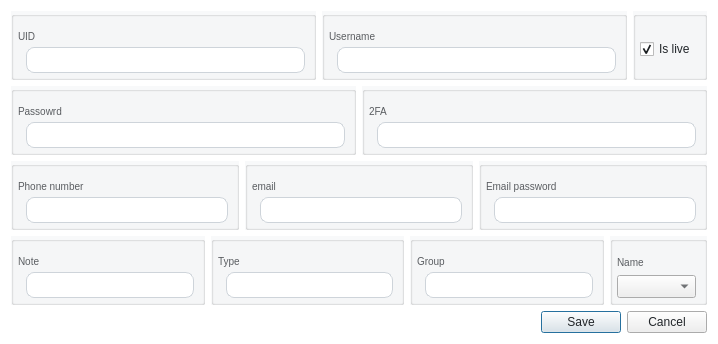
<?xml version="1.0" encoding="UTF-8"?>
<ui version="4.0">
 <class>Dialog_Profile</class>
 <widget class="QDialog" name="Dialog_Profile">
  <property name="geometry">
   <rect>
    <x>0</x>
    <y>0</y>
    <width>718</width>
    <height>344</height>
   </rect>
  </property>
  <property name="windowTitle">
   <string>Dialog</string>
  </property>
  <property name="styleSheet">
   <string notr="true">#Dialog_Profile {
  font-family: &quot;Courier New&quot;;
  background-color: #FFFFFF;
}
QGroupBox {
  font-family: &quot;Courier New&quot;;
  font-size: 13px;
  background-color: rgba(248, 249, 250, 1);
}
QLineEdit {
  padding: 4px 0;
  border: 1px solid #ced4da;
  border-radius: 8px;
  margin-left: 8px;
  padding-left: 4px;
  background-color: #FFFFFF;
  color:#212529;
}
QPlainTextEdit {
	background-color: #FFFFFF;
  color:#212529;
}
QLabel {
  font-family: &quot;Courier New&quot;;
  font-size: 13px;
  color: rgb(90, 93, 97);
}
QRadioButton {
  font-family: &quot;Courier New&quot;;
  font-size: 13px;
  color: #212529;
}
QComboBox {
  font-family: &quot;Courier New&quot;;
  font-size: 13px;
  color: #212529;
}
QPushButton {
  color: #212529;
}

QCheckBox{
  color: #212529;
}</string>
  </property>
  <layout class="QVBoxLayout" name="verticalLayout">
   <item>
    <layout class="QHBoxLayout" name="section_1_layout">
     <item>
      <widget class="QGroupBox" name="uid_container">
       <property name="title">
        <string/>
       </property>
       <layout class="QVBoxLayout" name="verticalLayout_2">
        <property name="leftMargin">
         <number>4</number>
        </property>
        <property name="topMargin">
         <number>8</number>
        </property>
        <property name="rightMargin">
         <number>8</number>
        </property>
        <property name="bottomMargin">
         <number>4</number>
        </property>
        <item>
         <layout class="QVBoxLayout" name="uid_container_layout">
          <property name="spacing">
           <number>0</number>
          </property>
          <item>
           <widget class="QLabel" name="uid_label">
            <property name="styleSheet">
             <string notr="true">font-size: 10px</string>
            </property>
            <property name="text">
             <string>UID</string>
            </property>
           </widget>
          </item>
          <item>
           <widget class="QLineEdit" name="uid_input"/>
          </item>
         </layout>
        </item>
       </layout>
      </widget>
     </item>
     <item>
      <widget class="QGroupBox" name="username_container">
       <property name="title">
        <string/>
       </property>
       <layout class="QVBoxLayout" name="verticalLayout_23">
        <property name="leftMargin">
         <number>4</number>
        </property>
        <property name="topMargin">
         <number>8</number>
        </property>
        <property name="rightMargin">
         <number>8</number>
        </property>
        <property name="bottomMargin">
         <number>4</number>
        </property>
        <item>
         <layout class="QVBoxLayout" name="username_container_layout">
          <property name="spacing">
           <number>0</number>
          </property>
          <item>
           <widget class="QLabel" name="username_label">
            <property name="styleSheet">
             <string notr="true">font-size: 10px</string>
            </property>
            <property name="text">
             <string>Username</string>
            </property>
           </widget>
          </item>
          <item>
           <widget class="QLineEdit" name="username_input"/>
          </item>
         </layout>
        </item>
       </layout>
      </widget>
     </item>
     <item>
      <widget class="QGroupBox" name="status_container">
       <property name="title">
        <string/>
       </property>
       <layout class="QVBoxLayout" name="verticalLayout_21">
        <property name="leftMargin">
         <number>4</number>
        </property>
        <property name="topMargin">
         <number>8</number>
        </property>
        <property name="rightMargin">
         <number>8</number>
        </property>
        <property name="bottomMargin">
         <number>4</number>
        </property>
        <item>
         <layout class="QVBoxLayout" name="status_container_layout">
          <property name="spacing">
           <number>0</number>
          </property>
          <item>
           <widget class="QCheckBox" name="status_checkbox">
            <property name="text">
             <string>Is live</string>
            </property>
            <property name="checked">
             <bool>true</bool>
            </property>
           </widget>
          </item>
         </layout>
        </item>
       </layout>
      </widget>
     </item>
    </layout>
   </item>
   <item>
    <layout class="QHBoxLayout" name="section_2_layout">
     <item>
      <widget class="QGroupBox" name="password_container">
       <property name="title">
        <string/>
       </property>
       <layout class="QVBoxLayout" name="verticalLayout_6">
        <property name="leftMargin">
         <number>4</number>
        </property>
        <property name="topMargin">
         <number>8</number>
        </property>
        <property name="rightMargin">
         <number>8</number>
        </property>
        <property name="bottomMargin">
         <number>4</number>
        </property>
        <item>
         <layout class="QVBoxLayout" name="password_container_layout">
          <property name="spacing">
           <number>0</number>
          </property>
          <item>
           <widget class="QLabel" name="password_label">
            <property name="styleSheet">
             <string notr="true">font-size: 10px</string>
            </property>
            <property name="text">
             <string>Passowrd</string>
            </property>
           </widget>
          </item>
          <item>
           <widget class="QLineEdit" name="password_input"/>
          </item>
         </layout>
        </item>
       </layout>
      </widget>
     </item>
     <item>
      <widget class="QGroupBox" name="two_fa_container">
       <property name="title">
        <string/>
       </property>
       <layout class="QVBoxLayout" name="verticalLayout_9">
        <property name="leftMargin">
         <number>4</number>
        </property>
        <property name="topMargin">
         <number>8</number>
        </property>
        <property name="rightMargin">
         <number>8</number>
        </property>
        <property name="bottomMargin">
         <number>4</number>
        </property>
        <item>
         <layout class="QVBoxLayout" name="two_fa_container_layout">
          <property name="spacing">
           <number>0</number>
          </property>
          <item>
           <widget class="QLabel" name="two_fa_label">
            <property name="styleSheet">
             <string notr="true">font-size: 10px</string>
            </property>
            <property name="text">
             <string>2FA</string>
            </property>
           </widget>
          </item>
          <item>
           <widget class="QLineEdit" name="two_fa_input"/>
          </item>
         </layout>
        </item>
       </layout>
      </widget>
     </item>
    </layout>
   </item>
   <item>
    <layout class="QHBoxLayout" name="section_3_layout">
     <item>
      <widget class="QGroupBox" name="phone_number_container">
       <property name="title">
        <string/>
       </property>
       <layout class="QVBoxLayout" name="verticalLayout_14">
        <property name="leftMargin">
         <number>4</number>
        </property>
        <property name="topMargin">
         <number>8</number>
        </property>
        <property name="rightMargin">
         <number>8</number>
        </property>
        <property name="bottomMargin">
         <number>4</number>
        </property>
        <item>
         <layout class="QVBoxLayout" name="phone_number_container_layout">
          <property name="spacing">
           <number>0</number>
          </property>
          <item>
           <widget class="QLabel" name="phone_number_label">
            <property name="styleSheet">
             <string notr="true">font-size: 10px</string>
            </property>
            <property name="text">
             <string>Phone number</string>
            </property>
           </widget>
          </item>
          <item>
           <widget class="QLineEdit" name="phone_number_input"/>
          </item>
         </layout>
        </item>
       </layout>
      </widget>
     </item>
     <item>
      <widget class="QGroupBox" name="email_container">
       <property name="title">
        <string/>
       </property>
       <layout class="QVBoxLayout" name="verticalLayout_5">
        <property name="leftMargin">
         <number>4</number>
        </property>
        <property name="topMargin">
         <number>8</number>
        </property>
        <property name="rightMargin">
         <number>8</number>
        </property>
        <property name="bottomMargin">
         <number>4</number>
        </property>
        <item>
         <layout class="QVBoxLayout" name="email_container_layout">
          <property name="spacing">
           <number>0</number>
          </property>
          <item>
           <widget class="QLabel" name="email_label">
            <property name="styleSheet">
             <string notr="true">font-size: 10px</string>
            </property>
            <property name="text">
             <string>email</string>
            </property>
           </widget>
          </item>
          <item>
           <widget class="QLineEdit" name="email_input"/>
          </item>
         </layout>
        </item>
       </layout>
      </widget>
     </item>
     <item>
      <widget class="QGroupBox" name="email_password_container">
       <property name="title">
        <string/>
       </property>
       <layout class="QVBoxLayout" name="verticalLayout_17">
        <property name="leftMargin">
         <number>4</number>
        </property>
        <property name="topMargin">
         <number>8</number>
        </property>
        <property name="rightMargin">
         <number>8</number>
        </property>
        <property name="bottomMargin">
         <number>4</number>
        </property>
        <item>
         <layout class="QVBoxLayout" name="email_password_container_layout">
          <property name="spacing">
           <number>0</number>
          </property>
          <item>
           <widget class="QLabel" name="email_password_label">
            <property name="styleSheet">
             <string notr="true">font-size: 10px</string>
            </property>
            <property name="text">
             <string>Email password</string>
            </property>
           </widget>
          </item>
          <item>
           <widget class="QLineEdit" name="email_password_input"/>
          </item>
         </layout>
        </item>
       </layout>
      </widget>
     </item>
    </layout>
   </item>
   <item>
    <layout class="QHBoxLayout" name="section_4_layout">
     <item>
      <widget class="QGroupBox" name="note_container">
       <property name="title">
        <string/>
       </property>
       <layout class="QVBoxLayout" name="verticalLayout_30">
        <property name="leftMargin">
         <number>4</number>
        </property>
        <property name="topMargin">
         <number>8</number>
        </property>
        <property name="rightMargin">
         <number>8</number>
        </property>
        <property name="bottomMargin">
         <number>4</number>
        </property>
        <item>
         <layout class="QVBoxLayout" name="note_container_layout">
          <property name="spacing">
           <number>0</number>
          </property>
          <item>
           <widget class="QLabel" name="note_label">
            <property name="styleSheet">
             <string notr="true">font-size: 10px</string>
            </property>
            <property name="text">
             <string>Note</string>
            </property>
           </widget>
          </item>
          <item>
           <widget class="QLineEdit" name="note_input"/>
          </item>
         </layout>
        </item>
       </layout>
      </widget>
     </item>
     <item>
      <widget class="QGroupBox" name="type_container">
       <property name="title">
        <string/>
       </property>
       <layout class="QVBoxLayout" name="verticalLayout_25">
        <property name="leftMargin">
         <number>4</number>
        </property>
        <property name="topMargin">
         <number>8</number>
        </property>
        <property name="rightMargin">
         <number>8</number>
        </property>
        <property name="bottomMargin">
         <number>4</number>
        </property>
        <item>
         <layout class="QVBoxLayout" name="type_container_layout">
          <property name="spacing">
           <number>0</number>
          </property>
          <item>
           <widget class="QLabel" name="type_label">
            <property name="styleSheet">
             <string notr="true">font-size: 10px</string>
            </property>
            <property name="text">
             <string>Type</string>
            </property>
           </widget>
          </item>
          <item>
           <widget class="QLineEdit" name="type_input"/>
          </item>
         </layout>
        </item>
       </layout>
      </widget>
     </item>
     <item>
      <widget class="QGroupBox" name="group_container">
       <property name="title">
        <string/>
       </property>
       <layout class="QVBoxLayout" name="verticalLayout_13">
        <property name="leftMargin">
         <number>4</number>
        </property>
        <property name="topMargin">
         <number>8</number>
        </property>
        <property name="rightMargin">
         <number>8</number>
        </property>
        <property name="bottomMargin">
         <number>4</number>
        </property>
        <item>
         <layout class="QVBoxLayout" name="group_container_layout">
          <property name="spacing">
           <number>0</number>
          </property>
          <item>
           <widget class="QLabel" name="group_label">
            <property name="styleSheet">
             <string notr="true">font-size: 10px</string>
            </property>
            <property name="text">
             <string>Group</string>
            </property>
           </widget>
          </item>
          <item>
           <widget class="QLineEdit" name="group_input"/>
          </item>
         </layout>
        </item>
       </layout>
      </widget>
     </item>
     <item>
      <widget class="QGroupBox" name="name_container">
       <property name="title">
        <string/>
       </property>
       <layout class="QVBoxLayout" name="verticalLayout_33">
        <property name="leftMargin">
         <number>4</number>
        </property>
        <property name="topMargin">
         <number>8</number>
        </property>
        <property name="rightMargin">
         <number>8</number>
        </property>
        <property name="bottomMargin">
         <number>4</number>
        </property>
        <item>
         <layout class="QVBoxLayout" name="name_container_layout">
          <property name="spacing">
           <number>0</number>
          </property>
          <item>
           <widget class="QLabel" name="name_label">
            <property name="styleSheet">
             <string notr="true">font-size: 10px</string>
            </property>
            <property name="text">
             <string>Name</string>
            </property>
           </widget>
          </item>
          <item>
           <widget class="QComboBox" name="name_combobox"/>
          </item>
         </layout>
        </item>
       </layout>
      </widget>
     </item>
    </layout>
   </item>
   <item>
    <widget class="QDialogButtonBox" name="buttonBox">
     <property name="standardButtons">
      <set>QDialogButtonBox::Cancel|QDialogButtonBox::Save</set>
     </property>
     <property name="centerButtons">
      <bool>false</bool>
     </property>
    </widget>
   </item>
  </layout>
 </widget>
 <resources/>
 <connections>
  <connection>
   <sender>buttonBox</sender>
   <signal>accepted()</signal>
   <receiver>Dialog_Profile</receiver>
   <slot>accept()</slot>
   <hints>
    <hint type="sourcelabel">
     <x>248</x>
     <y>254</y>
    </hint>
    <hint type="destinationlabel">
     <x>157</x>
     <y>274</y>
    </hint>
   </hints>
  </connection>
  <connection>
   <sender>buttonBox</sender>
   <signal>rejected()</signal>
   <receiver>Dialog_Profile</receiver>
   <slot>reject()</slot>
   <hints>
    <hint type="sourcelabel">
     <x>316</x>
     <y>260</y>
    </hint>
    <hint type="destinationlabel">
     <x>286</x>
     <y>274</y>
    </hint>
   </hints>
  </connection>
 </connections>
</ui>
